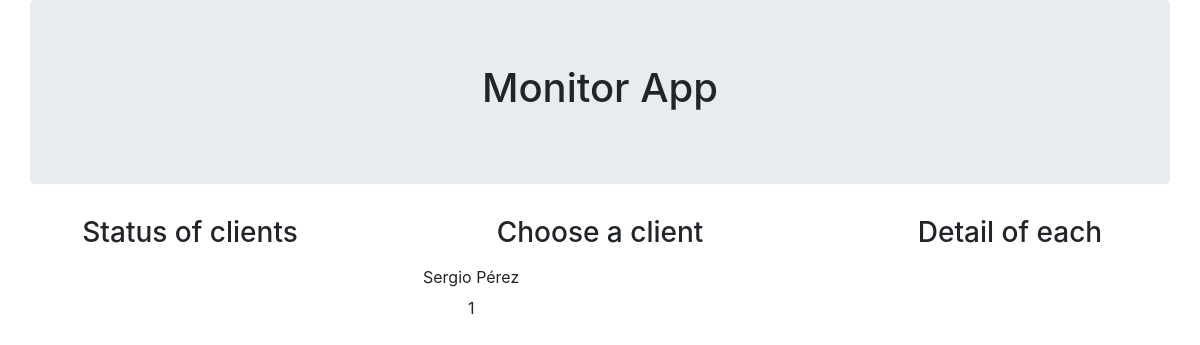
The app's page /transact_app/monitor/, older data.
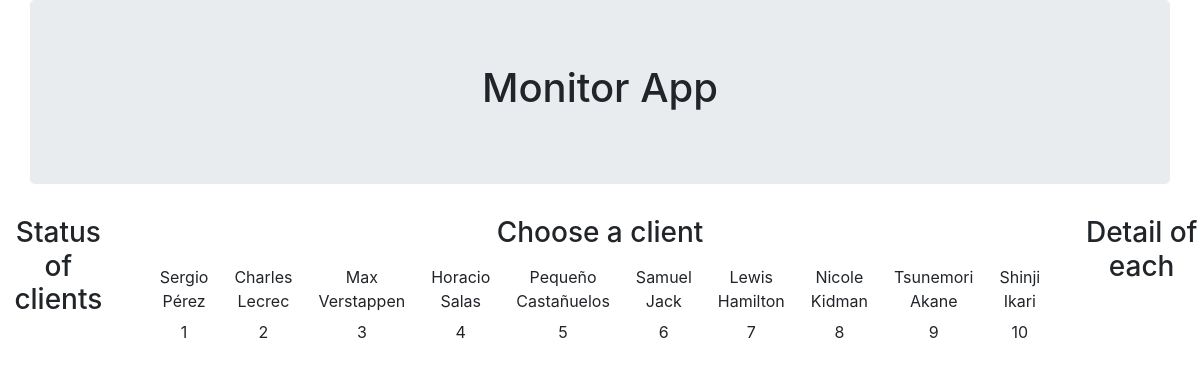
The same page, newer data.
### transactions/models.py (models this page shows, shortened)
class Client(models.Model):
	name 		= models.CharField(max_length=20)
	age			= models.IntegerField(	default=1,
										validators=[MaxValueValidator(50),MinValueValidator(18)])
	fond		= models.FloatField(default=0)
	register	= models.IntegerField()
	crypto		= models.BooleanField(default=False)
	coin 		= models.CharField(	null=True,
									blank=None,
									max_length=20,
									default='Dollar')
	valoration	= models.IntegerField(default=2)
	email		= models.EmailField(unique=True)

### transactions/views.py (the view, shortened to what this page needs)
# urls.py: urlpatterns = [	path('monitor/',Monitor.as_view(),name='monitor')
class Monitor(View):
	def get(self,request):
		clients 	= Client.objects.all()
		context 	= {	'example':clients}
		return render(request,'transactions/monitor.html',context)

### transactions/templates/transactions/monitor.html (shortened to what this page needs)
<!DOCTYPE html>
<html>
<head>
	<link rel="stylesheet" type="text/css" href="https://cdn.jsdelivr.net/npm/bootstrap@4.6.0/dist/css/bootstrap.min.css">
</head>
<body>
	<div class="content">
		<div class="title text-center container jumbotron">
			<h1>Monitor App</h1>
		</div>
		<div class="row">
			<div class="col text-center">
				<h3>Status of clients</h3>
			</div>
			<div class="col text-center">
				<h3>Choose a client</h3>
				{% block content %}
				<ul class="pagination align-top">
					{% if example %}
						{% for each in example %}
							<li class="page-item ">
								<button class="btn" onclick="send_id({{each.id}})">{{each.name}}</button>
								<p id="id_selected">{{each.id}}</p>
							</li>
						{% endfor %}
					{% endif %}
				</ul>
			</div>
			<div class="col text-center">
				<h3>Detail of each</h3>
				{% endblock %}
			</div>
		</div>
	</div>
</body>
</html>

Row changes from the older to the newer data that the page shows:
added Client: name "Charles Lecrec", id "2"
added Client: name "Max Verstappen", id "3"
added Client: name "Horacio Salas", id "4"
added Client: name "Pequeño Castañuelos", id "5"
added Client: name "Samuel Jack", id "6"
added Client: name "Lewis Hamilton", id "7"
added Client: name "Nicole Kidman", id "8"
added Client: name "Tsunemori Akane", id "9"
added Client: name "Shinji Ikari", id "10"
